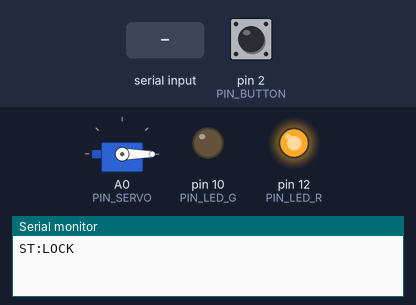
Bench run of a sketch on a simulated Arduino Uno, built with avr-gcc and run on an emulated ATmega328P. On the bench: servo, output pins drawn as LEDs (lit = HIGH), the last lines printed to the serial monitor. Dashed ring = blinking. The inputs (shaded band) are chosen by the test bench; at power-on: pin 2 (PIN_BUTTON) HIGH.

Above: at 1.2 s.
1.3 s: "FAIL:\n" received over Serial
At 1.45 s:
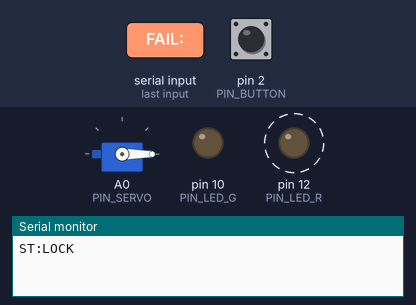
4.3 s: pin 2 (PIN_BUTTON) pulled LOW for 0.15 s
At 4.7 s:
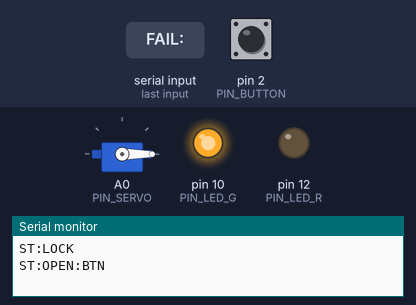
7.4 s: "FAIL:\n" received over Serial
10.4 s: pin 2 (PIN_BUTTON) pulled LOW for 1 s
At 16.7 s:
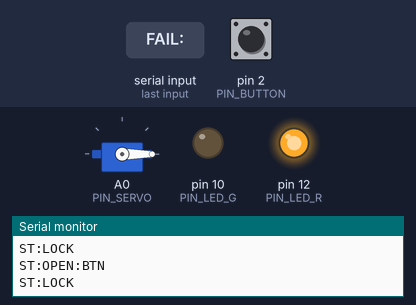
20.6 s: "OPEN:KEY\n" received over Serial
At 22.0 s:
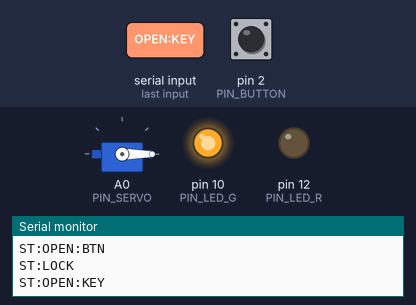
Timing chart, 0 to 27.1 s (numbered marks = the images above; inputs shaded):
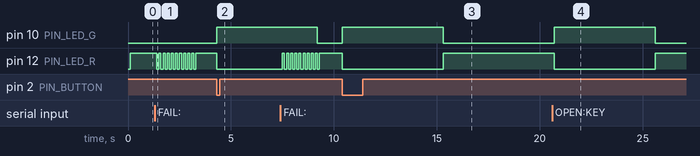

The sketch:

board_B_door.ino
```cpp
/*
 * ================================================================
 *  보드 B : 문 작동부 (Arduino Uno)
 * ================================================================
 *  담당 기능
 *   - 서보(SG90)로 잠금/해제
 *   - 실내 열림 버튼 (외부 인터럽트 INT0, D2, FALLING)
 *   - MsTimer2 100ms 틱 (내부 인터럽트) : 5초 자동 잠금 / LED 표시
 *   - 보드 A와 하드웨어 Serial(D0/D1) 통신 : 열림 명령 수신, 문 상태 전송
 *   - (예정) HC-06 블루투스 : D4/D5 비워 둠, 직접 구현
 *
 *  필요한 라이브러리 : MsTimer2 (라이브러리 매니저에서 설치)
 *                      Servo 는 기본 내장
 *
 *  ⚠️ 업로드할 때는 D0 선(보드 A 의 A2 에서 오는 선)을 잠깐 뽑아야 한다.
 *     D0 는 USB 업로드에도 쓰는 핀이라, 보드 A 가 연결돼 있으면 업로드가 실패한다.
 *
 *  타이머 사용 현황 (충돌 주의)
 *   - Timer0 : millis(), delay()
 *   - Timer1 : Servo 라이브러리  → D9, D10 PWM(analogWrite) 사용 불가 (digitalWrite 는 OK)
 *   - Timer2 : MsTimer2          → tone() 사용 불가 (부저는 능동 부저만)
 * ================================================================
 */

#include <Servo.h>
#include <MsTimer2.h>

// ---------------- 핀 배치 ----------------
// D0 (RX) <- 보드 A 의 A2 (TX) / D1 (TX) -> 보드 A 의 A1 (RX)  : 하드웨어 Serial
const unsigned int PIN_BUTTON = 2;   // 실내 열림 버튼 (INT0)
// D4, D5 : HC-06 용으로 비워 둠 (TXD -> D4 직결, D5 -> 1kΩ/2kΩ 분압 -> RXD)
const unsigned int PIN_SERVO  = A0;  // SG90 신호선(주황). Servo 는 아날로그 핀도 디지털처럼 사용 가능
const unsigned int PIN_LED_G  = 10;  // 초록 : 문 열림
const unsigned int PIN_LED_R  = 12;  // 빨강 : 잠김(켜짐) / 인증 실패(빠른 깜빡임)

// ---------------- 설정값 ----------------
const int     LOCK_ANGLE     = 0;      // 잠금 각도 (실제 걸쇠에 맞게 조정)
const int     UNLOCK_ANGLE   = 90;     // 해제 각도
const unsigned int OPEN_TICKS     = 50;   // 열림 유지 시간 50 x 100ms = 5초
const unsigned int FAIL_TICKS     = 20;   // 실패 시 빨강 깜빡임 2초
const unsigned int SERVO_OFF_TICK = 8;    // 이동 후 0.8초 뒤 서보 신호 끄기 (떨림·전류 감소)

#define linkA Serial                  // 보드 A 링크 (하드웨어 Serial, D0/D1)
Servo lockServo;

// ---------------- ISR 과 공유하는 변수 (volatile 필수) ----------------
volatile bool          buttonFlag    = false;  // 버튼 눌림 알림
volatile unsigned long buttonPreTime = 0;      // 채터링 방지용 직전 시각
volatile uint8_t       openTicks     = 0;      // >0 이면 열림 상태, 0 되면 자동 잠금
volatile uint8_t       failTicks     = 0;      // >0 이면 빨강 빠른 깜빡임
volatile uint8_t       servoOffTicks = 0;
volatile bool          autoLockFlag  = false;
volatile bool          servoOffFlag  = false;

// ================================================================
//  외부 인터럽트 : 실내 버튼 (FALLING = 누르는 순간 1 -> 0)
//  millis() 차이로 채터링을 막음. ISR 에서는 플래그만 세움.
// ================================================================
void isrButton() {
  unsigned long now = millis();
  if (now - buttonPreTime >= 300) {
    buttonFlag = true;
    buttonPreTime = now;
  }
}

// ================================================================
//  내부(타이머) 인터럽트 : MsTimer2, 100ms 마다 호출
//  카운트다운 + LED 표시를 담당
// ================================================================
void isrTick() {
  static uint8_t blink = 0;
  blink++;

  if (openTicks > 0     && --openTicks == 0)     autoLockFlag = true;
  if (servoOffTicks > 0 && --servoOffTicks == 0) servoOffFlag = true;
  if (failTicks > 0) failTicks--;

  bool isOpen = (openTicks > 0);
  digitalWrite(PIN_LED_G, isOpen);
  if (failTicks > 0) digitalWrite(PIN_LED_R, blink & 0x01);   // 0.2초 주기 빠른 깜빡임
  else               digitalWrite(PIN_LED_R, !isOpen);        // 잠김이면 켜짐
}

// ================================================================
//  보드 A 로 상태 보내기 : "ST:<st>" 또는 "ST:<st>:<by>"
// ================================================================
void report(const char *st, const char *by) {
  linkA.print(F("ST:"));
  linkA.print(st);
  if (by && by[0]) {
    linkA.print(':');
    linkA.print(by);
  }
  linkA.println();
}

// ---------------- 서보 이동 ----------------
// write() 를 attach() 보다 먼저 해야 첫 펄스부터 목표 각도로 나감 (켜질 때 튀는 것 방지)
void moveServo(int angle) {
  lockServo.write(angle);
  lockServo.attach(PIN_SERVO);
  servoOffFlag  = false;           // 이전 detach 예약 취소
  servoOffTicks = SERVO_OFF_TICK;  // 일정 시간 뒤 detach
}

// 상태를 먼저 보낸 뒤 서보 이동
void openDoor(const char *by) {    // by : "KEY" / "RFID" / "BTN"
  report("OPEN", by);
  openTicks = OPEN_TICKS;
  moveServo(UNLOCK_ANGLE);
}

void lockDoor() {
  report("LOCK", "");
  moveServo(LOCK_ANGLE);
}

void fail() {
  failTicks = FAIL_TICKS;          // 빨강 깜빡임
}

// ================================================================
//  한 줄 받기 : '\r' 또는 '\n' 이 오면 완성 (빈 줄 무시, println 의 \r\n 대응)
// ================================================================
struct LineBuf {
  char    buf[24];
  uint8_t len;
};

// 한 줄이 완성되면 true, 내용은 lb.buf 에 있음
bool readLine(Stream &in, LineBuf &lb) {
  while (in.available()) {
    char c = in.read();
    if (c == '\r' || c == '\n') {
      if (lb.len == 0) continue;
      lb.buf[lb.len] = '\0';
      lb.len = 0;
      return true;
    }
    if (lb.len < sizeof(lb.buf) - 1) lb.buf[lb.len++] = c;
  }
  return false;
}

// ---- 보드 A 명령 : OPEN:KEY / OPEN:RFID / FAIL:KEY / FAIL:RFID ----
void handleBoardA(const char *cmd) {
  if      (strcmp(cmd, "OPEN:KEY")  == 0) openDoor("KEY");
  else if (strcmp(cmd, "OPEN:RFID") == 0) openDoor("RFID");
  else if (strncmp(cmd, "FAIL:", 5) == 0) fail();
}

// ================================================================
void setup() {
  linkA.begin(9600);           // 보드 A 와 통신 (양쪽 속도 같아야 함)

  pinMode(PIN_BUTTON, INPUT_PULLUP);   // 버튼은 D2 <-> GND 연결, 누르면 LOW
  pinMode(PIN_LED_G, OUTPUT);
  pinMode(PIN_LED_R, OUTPUT);

  lockDoor();                  // 전원 켜지면 잠금 상태로 시작

  attachInterrupt(digitalPinToInterrupt(PIN_BUTTON), isrButton, FALLING);
  MsTimer2::set(100, isrTick); // 100ms 주기
  MsTimer2::start();
}

void loop() {
  static LineBuf lineA  = {"", 0};

  // ---- 1) 실내 버튼 (외부 인터럽트가 세운 플래그 처리) ----
  if (buttonFlag) {
    buttonFlag = false;
    openDoor("BTN");
  }

  // ---- 2) 타이머 인터럽트가 세운 플래그 처리 ----
  // 플래그가 선 직후 문이 다시 열렸을 수 있으니 현재 값을 한 번 더 확인
  if (autoLockFlag) { autoLockFlag = false; if (openTicks == 0) lockDoor(); }
  if (servoOffFlag) { servoOffFlag = false; if (servoOffTicks == 0) lockServo.detach(); }

  // ---- 3) 보드 A 명령 수신 ----
  if (readLine(linkA, lineA)) handleBoardA(lineA.buf);
}
```

Measured:
- after the input at 1.3 s, pin 12 (PIN_LED_R): alternates HIGH for 0.10 s and LOW for 0.10 s, 20 changes in all, then stays HIGH, starting after 0.10 s
- after the input at 4.3 s, pin 10 (PIN_LED_G): LOW → HIGH at once; pin 12 (PIN_LED_R): HIGH → LOW at once
- after the input at 10.4 s, pin 10 (PIN_LED_G): LOW → HIGH at once, → LOW 4.9 s later; pin 12 (PIN_LED_R): HIGH → LOW at once, → HIGH 4.9 s later
- after the input at 20.6 s, pin 10 (PIN_LED_G): LOW → HIGH after 0.10 s, → LOW 4.9 s later; pin 12 (PIN_LED_R): HIGH → LOW after 0.10 s, → HIGH 4.9 s later
